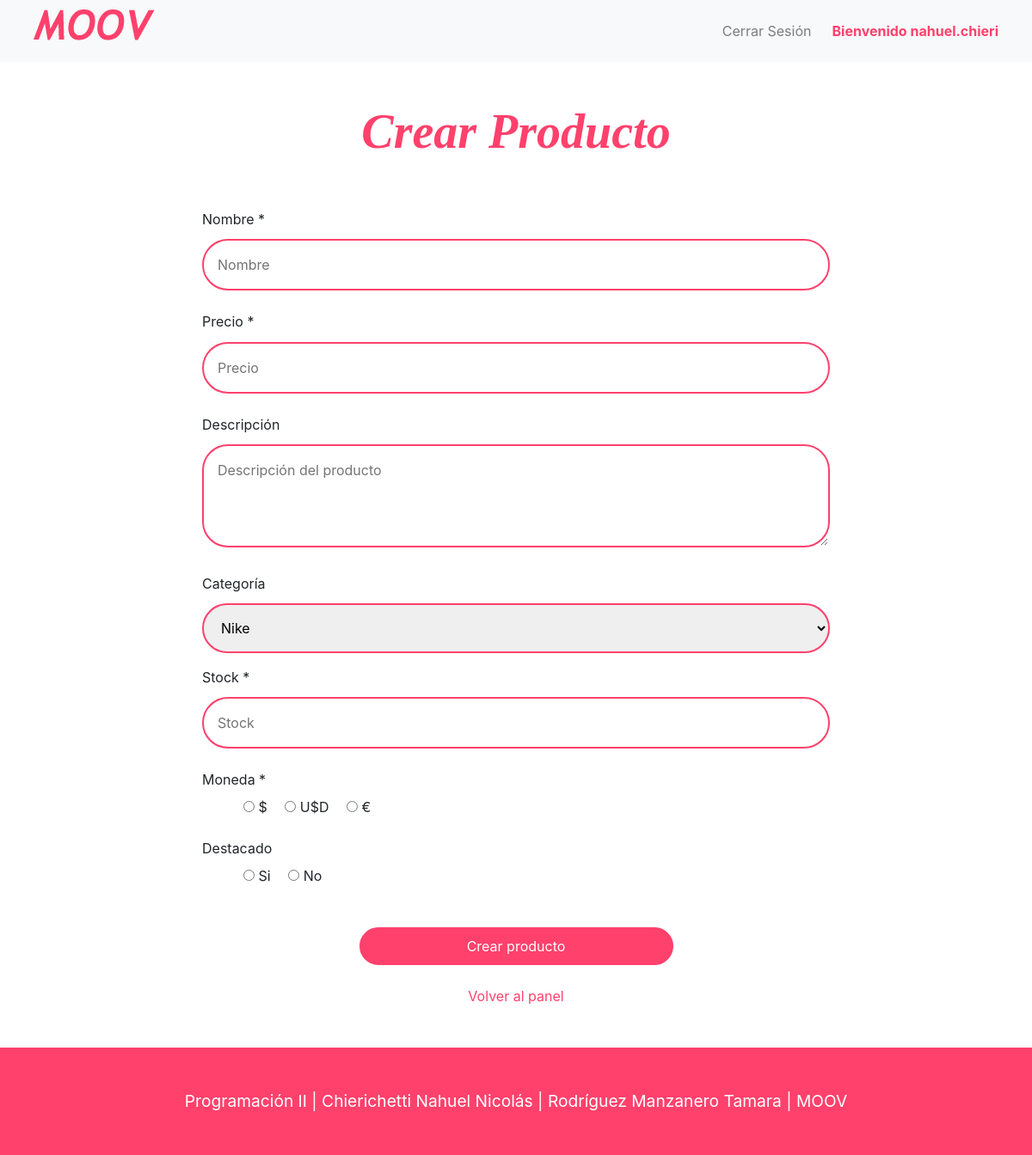
Screenshot of /panel/index.php?seccion=alta_producto&status=error (signed in) with the database file from the repository.
### tables this page shows
CREATE TABLE monedas (
    monedas_id     TINYINT UNSIGNED AUTO_INCREMENT NOT NULL PRIMARY KEY,
    moneda         VARCHAR(80)                 NOT NULL,
    detalle        VARCHAR(255)                NOT NULL 
);

### panel/secciones/alta_producto.php (the view, shortened to what this page needs)
<?php
$sql_categorias = "SELECT * FROM categorias;";
$db_categorias = mysqli_query($conexion, $sql_categorias);
$sql_monedas = "SELECT * FROM monedas;";
$db_monedas = mysqli_query($conexion, $sql_monedas);
$prod_cate = [];
$producto = [];
$accion = 'Crear';
$archivo = 'proceso_alta.php';
?>
<section class="container">
    <div class="row">
        <h2 class="col-12 text-center pt-5 pb-5"><?= $accion ?> Producto</h2>
        <form action="procesos/<?= $archivo ?>" method="POST" enctype="multipart/form-data" class="col-12 col-md-8 m-auto pb-5">
            <div>
                <label for="nombre">Nombre *</label>
                <input class="w-100 p-3 mb-4" placeholder="Nombre" type="text" id="nombre" name="nombre" value="<?= isset($producto['nombre']) ? $producto['nombre'] : '' ?>">
            </div>
            <div>
                <label for="precio">Precio *</label>
                <input class="w-100 p-3 mb-4" placeholder="Precio" type="number" id="precio" name="precio" min="0.01" step="0.01" value="<?= isset($producto['precio']) ? $producto['precio'] : '' ?>">
            </div>
            <div>
                <label>Descripción</label>
                <textarea class="w-100 p-3 mb-4" placeholder="Descripción del producto" name="descripcion" id="descripcion" rows="3"><?= isset($producto['descripcion']) ? $producto['descripcion'] : '' ?></textarea>
            </div>
            <div>
                <label for="categoria">Categoría</label>
                <select name="categoria[]" id="categoria" class="w-100 p-3 form-select-lg mb-3" style="height:max-content;" aria-label=".form-select-lg example">
                <?php
                while ($cate = mysqli_fetch_assoc($db_categorias)){ ?>
                    <option value="<?= $cate['categorias_id'] ?>"  <?= in_array($cate['categorias_id'], $prod_cate) ? 'selected' : '' ?> ><?= $cate['categoria'] ?></option>
                <?php } ?>
                </select>
            </div>
            <div>
                <label for="stock">Stock *</label>
                <input class="w-100 p-3 mb-4" placeholder="Stock" type="number" id="stock" name="stock" min="0.01" step="0.01" value="<?= isset($producto['stock']) ? $producto['stock'] : '' ?>">
            </div>
            <div>
                <label class="d-block">Moneda *</label>
                <ul>
                <?php
                while ($moneda = mysqli_fetch_assoc($db_monedas)){ ?>
                    <li>
                        <input type="radio" name="moneda" value="<?= $moneda['monedas_id'] ?>" class=" text-dark" id="<?= $moneda['monedas_id'] ?>" <?= (isset($producto['monedas_id_fk']) && $producto['monedas_id_fk'] == $moneda['monedas_id']) ? 'checked' : '' ?>>
                        <label for="<?= $moneda['monedas_id'] ?>"><?= $moneda['moneda'] ?></label>
                    </li>
                <?php } ?>
                </ul>
            </div>
            <div>
                <label class="d-block">Destacado</label>
                <ul>
                    <li>
                        <input type="radio" name="destacado" value="1" class=" text-dark" id="si" <?= (isset($producto['destacado']) && $producto['destacado'] == 1) ? 'checked' : '' ?>>
                        <label for="si">Si</label>
                    </li>
                    <li>
                        <input type="radio" name="destacado" value="0"
                       class=" text-dark" id="no" <?= (isset($producto['destacado']) && $producto['destacado'] == 0) ? 'checked' : '' ?>>
                        <label for="no">No</label>
                    </li>
                </ul>
            </div>
            <div class="center">
                <input type="submit" value="<?= $accion ?> producto" class="w-50 mb-4 p-2 mt-4">
            </div>
            <div class="center">
                <a href="../panel/index.php" class="volver" >Volver al panel</a>
            </div>
        </form>
    </div>
</section>

### panel/index.php (shortened to what this page needs)
<!DOCTYPE html>
<?php
$title = 'MOOV';
$alumno = 'Chierichetti Nahuel Nicolás | Rodríguez Manzanero Tamara';
$materia = 'Programación II';
?>
<html lang="es">
<head>
	 <link rel="stylesheet" href="https://cdn.jsdelivr.net/npm/bootstrap@4.6.0/dist/css/bootstrap.min.css">
	 <link rel="stylesheet" href="../css/estilos.css"/>
</head>
<body>
	<header>
	   <div class="container-fluid bg-light">
		   <nav class="menu navbar navbar-expand-md navbar-light">
			   <div>
			      <h1 class="logo"><a href="index.php?seccion=home"><?= $title ?></a></h1>
			   </div>
				<div class="collapse navbar-collapse" id="barra">
					<ul class="navbar-nav text-center ml-auto">
		            <?php if (isset($_SESSION['usuario'])): ?>
                     <li class="nav-item">
                        <a href="../procesos/proceso_logout.php" class="nav-link"> Cerrar Sesión </a>
                     </li>
                     <li class="nav-item mt-2"><span>Bienvenido <?= $_SESSION['usuario']['usuario'] ?></span>
                     </li>
						<?php endif; ?>
		      	</ul>
			   </div>
			</nav>
	   </div>
	</header>
  	<?php
     $seccion = $_GET['seccion'] ?? 'lista_productos';
     $ruta = SECCIONES . $seccion . '.php';
     if (file_exists($ruta))
         require_once($ruta);
     else
         require_once(SECCIONES . 'lista_productos');
    ?>
	<footer class="container-fluid px-0 py-5">
	   <div class="row m-0 p-0">
        	<div class="col-12 px-0">
         	<p class="text-center m-0"><?= $materia ?> | <?= $alumno ?> | <?= $title ?></p>
        	</div>
	   </div>
	</footer>
</body>
</html>

### css/estilos.css (style rules this page uses)
h2 { font-family: Trebuchet MS; font-weight: bold; font-style: italic; color: #FF416C !important; font-size: 3.5em; }
input[type="text"], input[type="email"], input[type="number"], input[type="password"] { border: 2px solid #FF416C; border-radius: 30px; margin: .7em 0; }
textarea { border: 2px solid #FF416C; border-radius: 30px; margin: .7em 0; height: 15vh; }
input[type="submit"] { background: #FF416C; border-radius: 30px; color: white; border: 2px solid #FF416C; }
label { margin-bottom: 0 !important; }
select { border: 2px solid #FF416C; border-radius: 30px; margin: .7em 0; }
nav { height: 10vh; }
p { font-size: 1.2em; color: #808080; }
ul > li { display: inline-block; padding: 0.5em; }
span { font-weight: bold; color: #FF416C; }
footer { background: #FF416C ; }
footer p { color: white; }
.menu { height: auto; }
.logo { width: 149px; height: 50px; background-image: url(../img/logo-min.png); font-size: 0; position: absolute; top: 1px; left: 20px; z-index: 1; }
.center { text-align: center; }
.volver { color: #FF416C; }

### rows the page displays
monedas: moneda "$"
monedas: moneda "U$D"
monedas: moneda "€"

### other values shown
$_SESSION['usuario']['usuario'] "nahuel.chieri"
$accion "Crear"
$materia "Programación II"
$alumno "Chierichetti Nahuel Nicolás | Rodríguez Manzanero Tamara"
$title "MOOV"
form field value "Nike"
